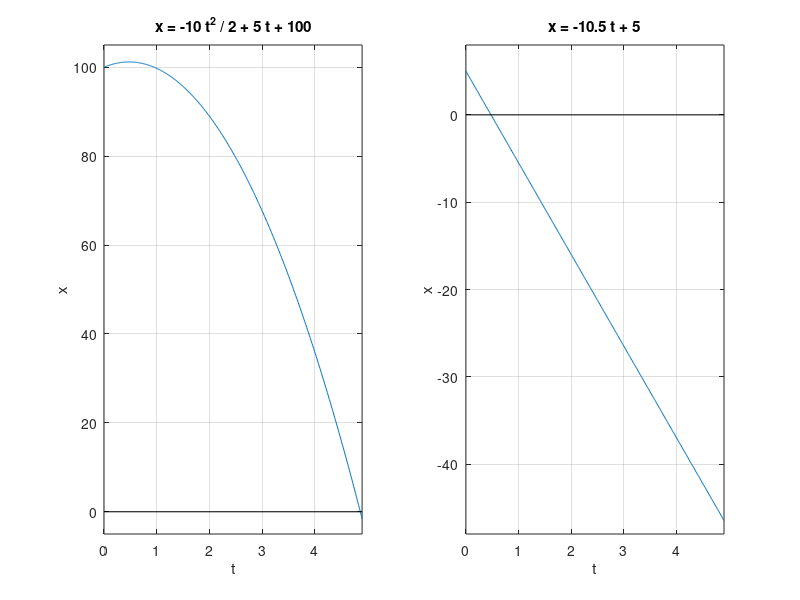

This chart was generated by the following MATLAB code:
% graph of x(t) = -10.5t^2/2 + 5t + 100
% and x'(t) = -10.5 t + 5

close all;

subplot(1,2,1)

t=0:0.01:4.9;
x= -10.5*t.^2/2 + 5*t + 100;
plot(t,x)
grid on
hold on

% The t axis
t=linspace(0,4.9,2);
x=0*t;
plot(t,x,'k');

title('x = -10 t^2 / 2 + 5 t + 100')
xlabel('t')
ylabel('x')
axis([0,4.9,-5,105]);

subplot(1,2,2)
t=0:0.01:4.9;
x = -10.5*t + 5;
plot(t,x)
grid on
hold on

% The x axis
t=linspace(0,4.9,2);
x=0*t;
plot(t,x,'k');

title('x = -10.5 t + 5')
xlabel('t')
ylabel('x')
axis([0,4.9,-48,8])
